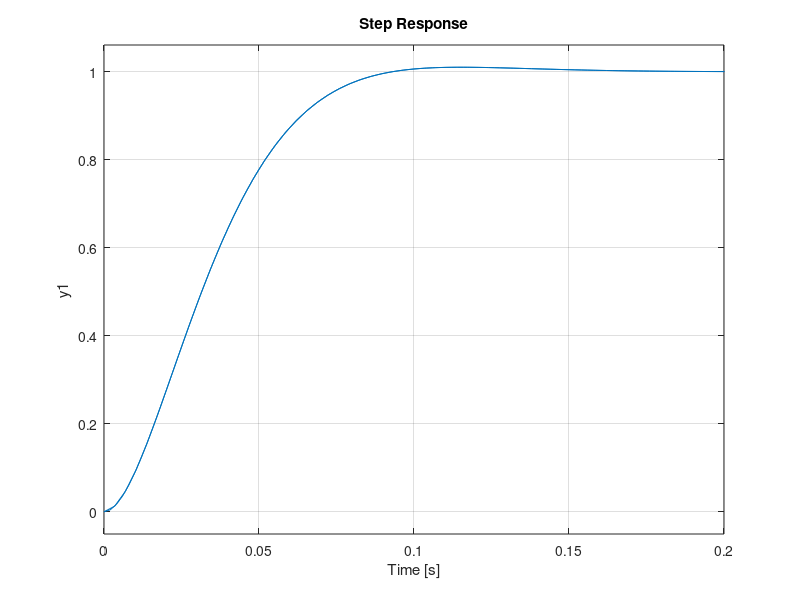
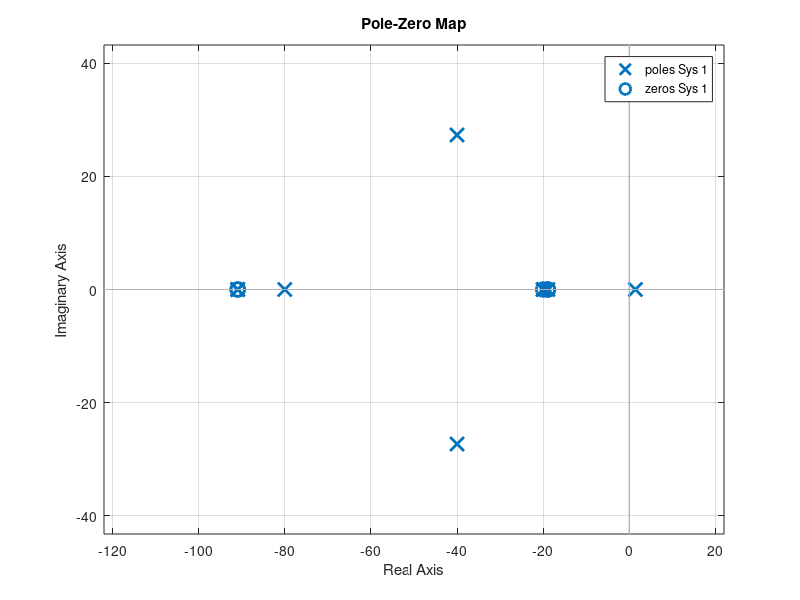

Write the MATLAB code that produced these figures, in order.
s = tf('s');

k = -(1.408)*(20)/2.092;

G = tf([-0.023,-2.092],[1,-1.408]);
H = tf(1,[1,20]);

F1 = feedback(k*G,H);

Gc = 2345*(s+18.9)/((0.3096*s^2+34.35*s+563.2)*(s+80));

Gd = 2345/(s^2+80*s+2345);
F2 = feedback(Gc*F1,1);

figure(1)
step(F2)
hold on
step(Gd)
hold off

figure(2)
pzmap(F2)
hold on
pzmap(Gc*G)
hold off